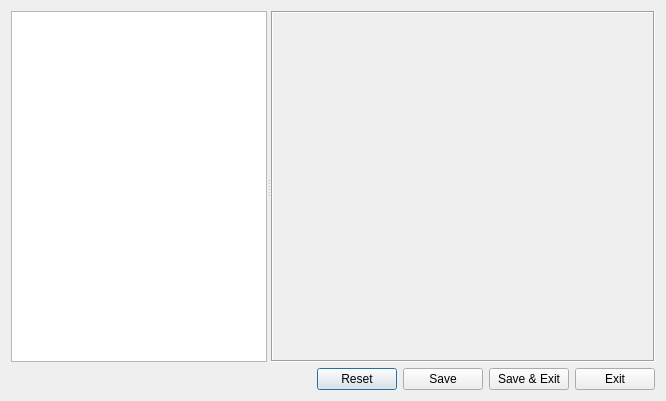
<?xml version="1.0" encoding="UTF-8"?>
<ui version="4.0">
 <class>XConfigDialog</class>
 <widget class="QDialog" name="XConfigDialog">
  <property name="geometry">
   <rect>
    <x>0</x>
    <y>0</y>
    <width>666</width>
    <height>401</height>
   </rect>
  </property>
  <property name="windowTitle">
   <string>Configure</string>
  </property>
  <layout class="QGridLayout" name="gridLayout">
   <item row="0" column="0">
    <widget class="QSplitter" name="uiMainSPLT">
     <property name="sizePolicy">
      <sizepolicy hsizetype="Expanding" vsizetype="Expanding">
       <horstretch>0</horstretch>
       <verstretch>0</verstretch>
      </sizepolicy>
     </property>
     <property name="orientation">
      <enum>Qt::Horizontal</enum>
     </property>
     <widget class="XTreeWidget" name="uiPluginTREE">
      <property name="sizePolicy">
       <sizepolicy hsizetype="Preferred" vsizetype="Expanding">
        <horstretch>0</horstretch>
        <verstretch>0</verstretch>
       </sizepolicy>
      </property>
      <property name="minimumSize">
       <size>
        <width>150</width>
        <height>0</height>
       </size>
      </property>
      <property name="rootIsDecorated">
       <bool>false</bool>
      </property>
      <property name="x_arrowStyle" stdset="0">
       <bool>true</bool>
      </property>
      <property name="x_showGrid" stdset="0">
       <bool>false</bool>
      </property>
      <attribute name="headerVisible">
       <bool>false</bool>
      </attribute>
      <column>
       <property name="text">
        <string notr="true">1</string>
       </property>
      </column>
     </widget>
     <widget class="QStackedWidget" name="uiConfigSTACK">
      <property name="sizePolicy">
       <sizepolicy hsizetype="Expanding" vsizetype="Expanding">
        <horstretch>1</horstretch>
        <verstretch>1</verstretch>
       </sizepolicy>
      </property>
      <property name="frameShape">
       <enum>QFrame::Box</enum>
      </property>
      <property name="frameShadow">
       <enum>QFrame::Sunken</enum>
      </property>
      <property name="currentIndex">
       <number>-1</number>
      </property>
     </widget>
    </widget>
   </item>
   <item row="1" column="0">
    <layout class="QHBoxLayout" name="horizontalLayout">
     <item>
      <spacer name="horizontalSpacer">
       <property name="orientation">
        <enum>Qt::Horizontal</enum>
       </property>
       <property name="sizeHint" stdset="0">
        <size>
         <width>40</width>
         <height>20</height>
        </size>
       </property>
      </spacer>
     </item>
     <item>
      <widget class="QPushButton" name="uiResetBTN">
       <property name="text">
        <string>Reset</string>
       </property>
      </widget>
     </item>
     <item>
      <widget class="QPushButton" name="uiSaveBTN">
       <property name="text">
        <string>Save</string>
       </property>
      </widget>
     </item>
     <item>
      <widget class="QPushButton" name="uiSaveExitBTN">
       <property name="text">
        <string>Save &amp;&amp; Exit</string>
       </property>
      </widget>
     </item>
     <item>
      <widget class="QPushButton" name="uiCancelBTN">
       <property name="text">
        <string>Exit</string>
       </property>
      </widget>
     </item>
    </layout>
   </item>
  </layout>
 </widget>
 <customwidgets>
  <customwidget>
   <class>XTreeWidget</class>
   <extends>QTreeWidget</extends>
   <header>projexui.widgets.xtreewidget</header>
  </customwidget>
 </customwidgets>
 <resources/>
 <connections/>
</ui>
